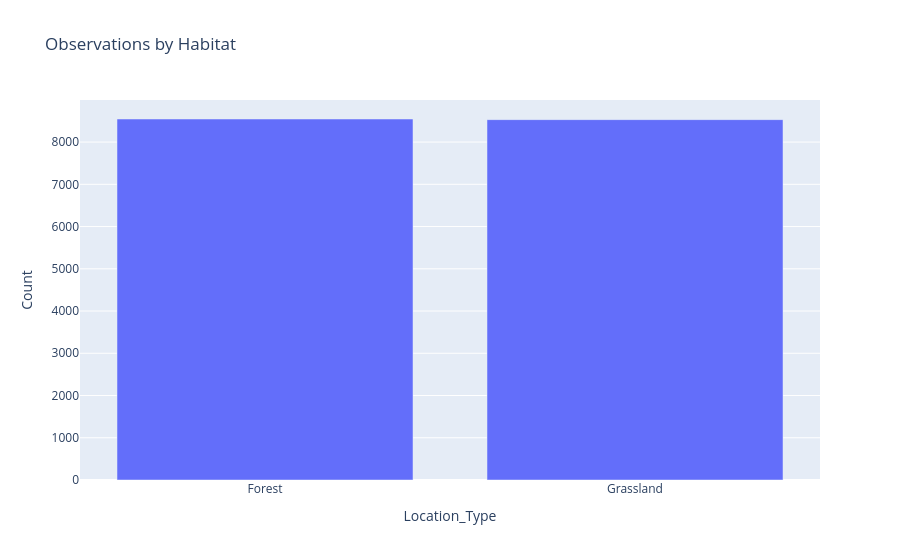

The cell this chart's notebook holds for it:
### Code cell
habitat = final_df.groupby('Location_Type').size().reset_index(name='Count')

px.bar(habitat, x='Location_Type', y='Count', title='Observations by Habitat')

### Figure 1 — Plotly figure (JSON) as saved in the notebook; plotly's stock layout.template omitted (floating-point values rounded to 4 significant figures)
{"data": [{"alignmentgroup": "True", "hovertemplate": "Location_Type=%{x}<br>Count=%{y}<extra></extra>", "legendgroup": "", "marker": {"color": "#636efa", "pattern": {"shape": ""}}, "name": "", "offsetgroup": "", "orientation": "v", "showlegend": false, "textposition": "auto", "type": "bar", "x": ["Forest", "Grassland"], "xaxis": "x", "y": [8546, 8531], "yaxis": "y"}], "layout": {"barmode": "relative", "legend": {"tracegroupgap": 0}, "title": {"text": "Observations by Habitat"}, "xaxis": {"anchor": "y", "domain": [0, 1], "title": {"text": "Location_Type"}}, "yaxis": {"anchor": "x", "domain": [0, 1], "title": {"text": "Count"}}}}
